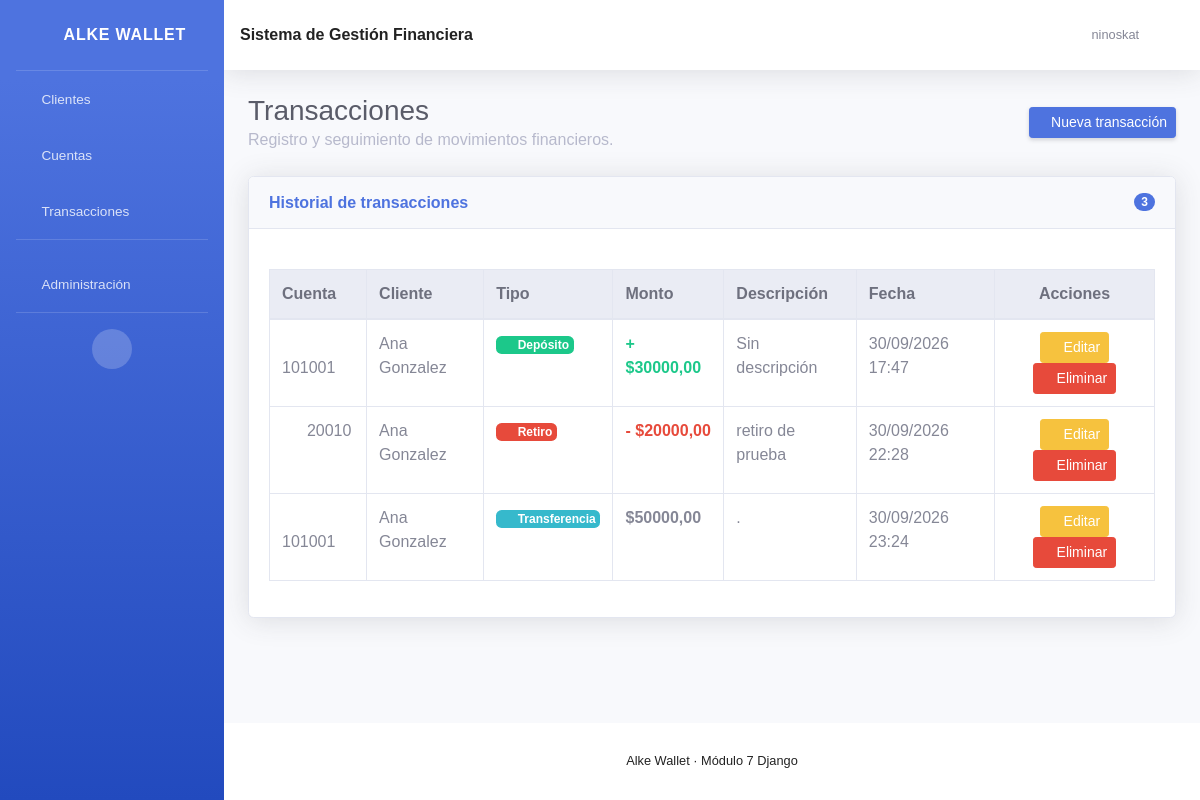
The page /transacciones/ (signed in) on the database as committed earlier.
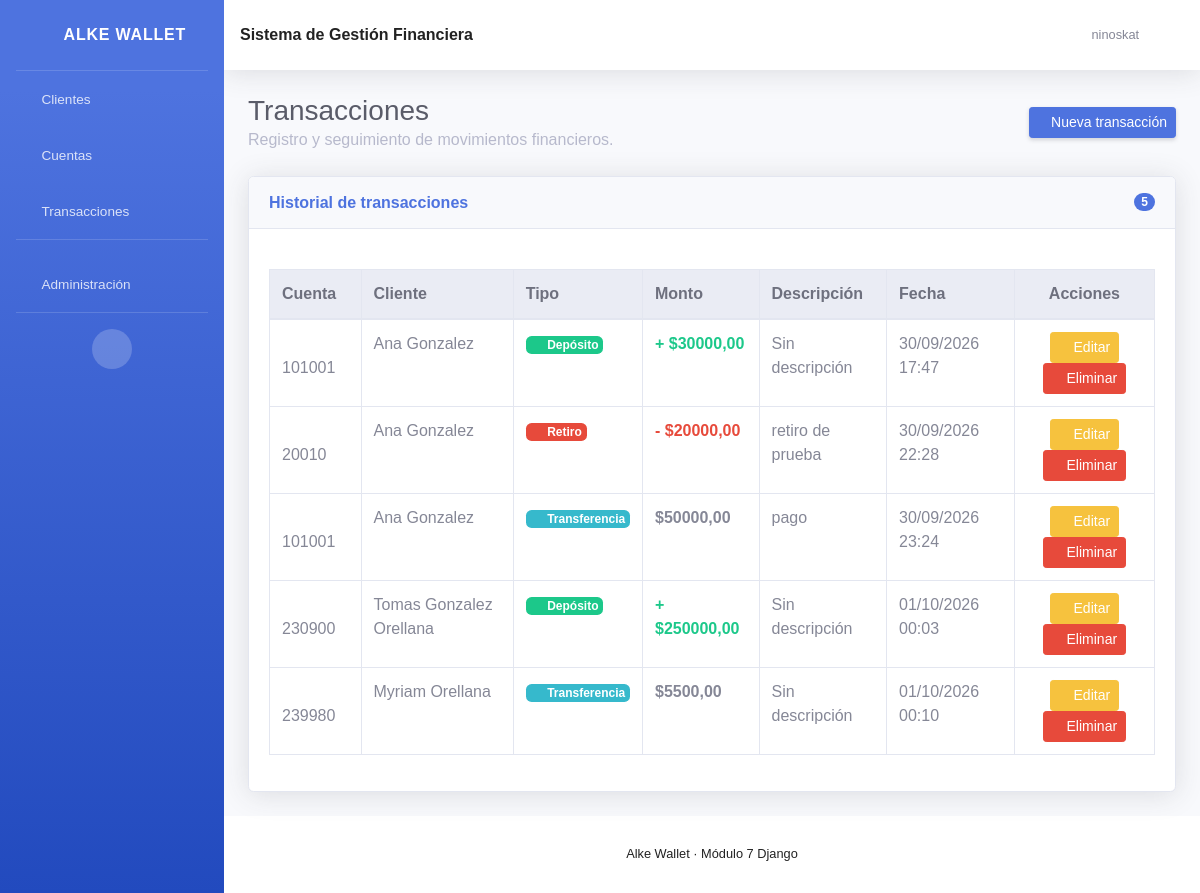
The same page on the database as committed later.
### gestion/models.py (models this page shows, shortened)
class Transaccion(models.Model):
    TIPOS_TRANSACCION = [
        ('DEPOSITO', 'Depósito'),
        ('RETIRO', 'Retiro'),
        ('TRANSFERENCIA', 'Transferencia'),
    ]
    cuenta = models.ForeignKey(
        Cuenta,
        on_delete=models.CASCADE,
        related_name='transacciones'
    )
    tipo = models.CharField(
        max_length=20,
        choices=TIPOS_TRANSACCION
    )
    monto = models.DecimalField(
        max_digits=12,
        decimal_places=2
    )
    descripcion = models.CharField(
        max_length=255,
        blank=True
    )
    fecha = models.DateTimeField(
        auto_now_add=True
    )

class Cuenta(models.Model):
    TIPOS_CUENTA = [
        ('VISTA', 'Cuenta Vista'),
        ('AHORRO', 'Cuenta de Ahorro'),
    ]
    cliente = models.ForeignKey(
        Cliente,
        on_delete=models.CASCADE,
        related_name='cuentas'
    )
    numero_cuenta = models.CharField(
        max_length=20,
        unique=True
    )
    tipo_cuenta = models.CharField(
        max_length=20,
        choices=TIPOS_CUENTA
    )
    saldo = models.DecimalField(
        max_digits=12,
        decimal_places=2,
        default=0
    )
    activa = models.BooleanField(
        default=True
    )
    fecha_creacion = models.DateTimeField(
        auto_now_add=True
    )

class Cliente(models.Model):
    usuario = models.OneToOneField(
        User,
        on_delete=models.CASCADE,
        null=True,
        blank=True
    )
    nombre = models.CharField(
        max_length=100
    )
    apellido = models.CharField(
        max_length=100
    )
    email = models.EmailField(
        unique=True
    )
    telefono = models.CharField(
        max_length=20,
        blank=True,
        null=True
    )
    fecha_creacion = models.DateTimeField(
        auto_now_add=True
    )

### gestion/views.py (the view)
class TransaccionListView(LoginRequiredMixin, ListView):
    model = Transaccion
    template_name = 'gestion/transacciones/lista.html'
    context_object_name = 'transacciones'

### gestion/templates/gestion/transacciones/lista.html (shortened to what the changed rows need)
{% extends 'gestion/base.html' %}
{% block contenido %}
<div class="d-sm-flex align-items-center justify-content-between mb-4">
    <div>
        <h1 class="h3 mb-0 text-gray-800">
            Transacciones
        </h1>
    </div>
</div>
<div class="card shadow mb-4">
    <div class="card-header py-3 d-flex flex-row align-items-center justify-content-between">
        <h6 class="m-0 font-weight-bold text-primary">
            Historial de transacciones
        </h6>
        <span class="badge badge-primary badge-pill">
            {{ transacciones|length }}
        </span>
    </div>
    <div class="card-body">
        <div class="table-responsive">
            <table class="table table-bordered table-hover" width="100%" cellspacing="0">
                <thead class="thead-light">
                    <tr>
                        <th>Cuenta</th>
                        <th>Cliente</th>
                        <th>Tipo</th>
                        <th>Monto</th>
                        <th>Descripción</th>
                        <th>Fecha</th>
                        <th class="text-center">Acciones</th>
                    </tr>
                </thead>
                <tbody>
                    {% for transaccion in transacciones %}
                    <tr>
                        <td>
                            <i class="fas fa-wallet text-primary mr-2"></i>
                            {{ transaccion.cuenta.numero_cuenta }}
                        </td>
                        <td>
                            {{ transaccion.cuenta.cliente.nombre }}
                            {{ transaccion.cuenta.cliente.apellido }}
                        </td>
                        <td>
                            {% if transaccion.tipo == 'DEPOSITO' %}
                                <span class="badge badge-success">
                                    <i class="fas fa-arrow-down mr-1"></i>
                                    Depósito
                                </span>
                            {% elif transaccion.tipo == 'RETIRO' %}
                                <span class="badge badge-danger">
                                    <i class="fas fa-arrow-up mr-1"></i>
                                    Retiro
                                </span>
                            {% elif transaccion.tipo == 'TRANSFERENCIA' %}
                                <span class="badge badge-info">
                                    <i class="fas fa-exchange-alt mr-1"></i>
                                    Transferencia
                                </span>
                            {% else %}
                                <span class="badge badge-secondary">
                                    {{ transaccion.get_tipo_display }}
                                </span>
                            {% endif %}
                        </td>
                        <td>
                            {% if transaccion.tipo == 'DEPOSITO' %}
                                <strong class="text-success">
                                    + ${{ transaccion.monto }}
                                </strong>
                            {% elif transaccion.tipo == 'RETIRO' %}
                                <strong class="text-danger">
                                    - ${{ transaccion.monto }}
                                </strong>
                            {% else %}
                                <strong>
                                    ${{ transaccion.monto }}
                                </strong>
                            {% endif %}
                        </td>
                        <td>
                            {{ transaccion.descripcion|default:"Sin descripción" }}
                        </td>
                        <td>
                            {{ transaccion.fecha|date:"d/m/Y H:i" }}
                        </td>
                        <td class="text-center">
                            <a
                                href="{% url 'editar_transaccion' transaccion.id %}"
                                class="btn btn-sm btn-warning"
                            >
                                <i class="fas fa-edit"></i>
                                Editar
                            </a>
                            <a
                                href="{% url 'eliminar_transaccion' transaccion.id %}"
                                class="btn btn-sm btn-danger"
                            >
                                <i class="fas fa-trash"></i>
                                Eliminar
                            </a>
                        </td>
                    </tr>
                    {% endfor %}
                </tbody>
            </table>
        </div>
    </div>
</div>
{% endblock %}

Rows that differ between the two databases and show on the page:
changed Transaccion: descripcion "." → "pago"
added Transaccion: tipo "DEPOSITO" (drawn)
added Transaccion: tipo "TRANSFERENCIA" (drawn)
Other text that changed with them:
{{ transacciones|length }}: "3" → "5"
